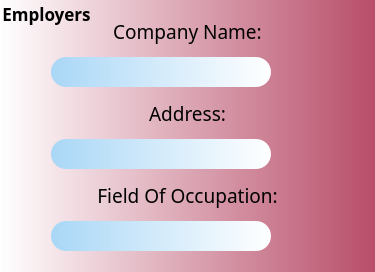
    <widget class="QGroupBox" name="employers_groupBox">
     <property name="font">
      <font>
       <family>Pristina</family>
       <pointsize>13</pointsize>
       <weight>75</weight>
       <italic>false</italic>
       <bold>true</bold>
      </font>
     </property>
     <property name="styleSheet">
      <string notr="true">background-color: qlineargradient(spread:pad, x1:0, y1:0, x2:1, y2:0, stop:0 rgba(255, 255, 255, 255), stop:1 rgba(184, 77, 105, 255));
border-radius:20px;
</string>
     </property>
     <property name="title">
      <string>Employers</string>
     </property>
     <layout class="QGridLayout" name="gridLayout_4">
      <item row="0" column="2">
       <widget class="QLabel" name="companyName_label">
        <property name="minimumSize">
         <size>
          <width>0</width>
          <height>40</height>
         </size>
        </property>
        <property name="maximumSize">
         <size>
          <width>16777215</width>
          <height>40</height>
         </size>
        </property>
        <property name="font">
         <font>
          <family>Pristina</family>
          <pointsize>14</pointsize>
         </font>
        </property>
        <property name="styleSheet">
         <string notr="true">QLabel{
background-color: qlineargradient(spread:pad, x1:0, y1:0, x2:1, y2:1, stop:0 rgba(0, 0, 0, 0), stop:1 rgba(0, 0, 0, 0));
border-radius:20px;
}
QLabel:hover{
background-color: qradialgradient(spread:reflect, cx:0.5, cy:0.5, radius:0.5, fx:0.5, fy:0.5, stop:0 rgba(0, 0, 0, 56), stop:1 rgba(143, 177, 233, 255))
}</string>
        </property>
        <property name="text">
         <string>Company Name:</string>
        </property>
        <property name="alignment">
         <set>Qt::AlignCenter</set>
        </property>
       </widget>
      </item>
      <item row="7" column="2">
       <widget class="QLabel" name="fieldOfOccupation_label">
        <property name="minimumSize">
         <size>
          <width>0</width>
          <height>40</height>
         </size>
        </property>
        <property name="font">
         <font>
          <family>Pristina</family>
          <pointsize>14</pointsize>
         </font>
        </property>
        <property name="styleSheet">
         <string notr="true">QLabel{
background-color: qlineargradient(spread:pad, x1:0, y1:0, x2:1, y2:1, stop:0 rgba(0, 0, 0, 0), stop:1 rgba(0, 0, 0, 0));
border-radius:20px;
}
QLabel:hover{
background-color: qradialgradient(spread:reflect, cx:0.5, cy:0.5, radius:0.5, fx:0.5, fy:0.5, stop:0 rgba(0, 0, 0, 56), stop:1 rgba(143, 177, 233, 255))
}</string>
        </property>
        <property name="text">
         <string>Field Of Occupation:</string>
        </property>
        <property name="alignment">
         <set>Qt::AlignCenter</set>
        </property>
       </widget>
      </item>
      <item row="7" column="4">
       <spacer name="horizontalSpacer">
        <property name="orientation">
         <enum>Qt::Horizontal</enum>
        </property>
        <property name="sizeHint" stdset="0">
         <size>
          <width>40</width>
          <height>20</height>
         </size>
        </property>
       </spacer>
      </item>
      <item row="7" column="3">
       <spacer name="horizontalSpacer_2">
        <property name="orientation">
         <enum>Qt::Horizontal</enum>
        </property>
        <property name="sizeHint" stdset="0">
         <size>
          <width>40</width>
          <height>20</height>
         </size>
        </property>
       </spacer>
      </item>
      <item row="8" column="1" colspan="3">
       <widget class="QComboBox" name="fieldOfOccupation_comboBox">
        <property name="minimumSize">
         <size>
          <width>0</width>
          <height>30</height>
         </size>
        </property>
        <property name="maximumSize">
         <size>
          <width>220</width>
          <height>16777215</height>
         </size>
        </property>
        <property name="font">
         <font>
          <family>NPIEsfahan</family>
          <pointsize>15</pointsize>
         </font>
        </property>
        <property name="styleSheet">
         <string notr="true">QComboBox:hover{
	background-color: qlineargradient(spread:pad, x1:0, y1:0, x2:1, y2:0, stop:0 rgba(143, 177, 233, 255), stop:1 rgba(230, 230, 230, 255));
}
QComboBox{
	border-radius: 15px;
	background-color: qlineargradient(spread:pad, x1:0, y1:0, x2:1, y2:0, stop:0 rgba(169, 215, 246, 255), stop:1 rgba(255, 255, 255, 255));
}
QComboBox:focus {
	background-color: qradialgradient(spread:pad, cx:0.46, cy:0.488, radius:0.694, fx:0.932, fy:0.5, stop:0 rgba(86, 19, 19, 255), stop:1 rgba(255, 255, 255, 255));
                            }
        QComboBox::down-arrow { width: 0px; image: url(:/icon/icon-logo.png);
}
        QComboBox::drop-down { border: none; background:none;
}
        
    QComboBox QAbstractItemView {
    border:0px;
	border-radius: 15px;
	background-color: qlineargradient(spread:pad, x1:0, y1:0, x2:1, y2:0, stop:0 rgba(169, 215, 246, 255), stop:1 rgba(255, 255, 255, 255));    }
        
      
    QComboBox::item {
        min-height: 35px;
        min-width: 50px;
        outline: none;
    }
    QComboBox::item:selected{
        color: black;
        /*background-color: lightgray;*/
    }</string>
        </property>
        <item>
         <property name="text">
          <string/>
         </property>
        </item>
        <item>
         <property name="text">
          <string>Administration</string>
         </property>
        </item>
        <item>
         <property name="text">
          <string>Web Programming</string>
         </property>
        </item>
        <item>
         <property name="text">
          <string>Marketing</string>
         </property>
        </item>
        <item>
         <property name="text">
          <string>Health Service</string>
         </property>
        </item>
        <item>
         <property name="text">
          <string>Consulting</string>
         </property>
        </item>
        <item>
         <property name="text">
          <string>Quality Control</string>
         </property>
        </item>
        <item>
         <property name="text">
          <string>AI</string>
         </property>
        </item>
        <item>
         <property name="text">
          <string>Information Technology</string>
         </property>
        </item>
        <item>
         <property name="text">
          <string>Human Resources</string>
         </property>
        </item>
        <item>
         <property name="text">
          <string>Product Managment</string>
         </property>
        </item>
        <item>
         <property name="text">
          <string>Fiance</string>
         </property>
        </item>
        <item>
         <property name="text">
          <string>Accountancy</string>
         </property>
        </item>
        <item>
         <property name="text">
          <string>Software Programming</string>
         </property>
        </item>
       </widget>
      </item>
      <item row="1" column="1" colspan="3">
       <widget class="QLineEdit" name="companyName_lineEdit">
        <property name="sizePolicy">
         <sizepolicy hsizetype="Preferred" vsizetype="Fixed">
          <horstretch>0</horstretch>
          <verstretch>0</verstretch>
         </sizepolicy>
        </property>
        <property name="minimumSize">
         <size>
          <width>0</width>
          <height>30</height>
         </size>
        </property>
        <property name="maximumSize">
         <size>
          <width>220</width>
          <height>16777215</height>
         </size>
        </property>
        <property name="font">
         <font>
          <family>NPIEsfahan</family>
          <pointsize>15</pointsize>
         </font>
        </property>
        <property name="styleSheet">
         <string notr="true">QLineEdit:hover{
	background-color: qlineargradient(spread:pad, x1:0, y1:0, x2:1, y2:0, stop:0 rgba(143, 177, 233, 255), stop:1 rgba(230, 230, 230, 255));
}
QLineEdit{
	border-radius: 15px;
	background-color: qlineargradient(spread:pad, x1:0, y1:0, x2:1, y2:0, stop:0 rgba(169, 215, 246, 255), stop:1 rgba(255, 255, 255, 255));
}
</string>
        </property>
        <property name="alignment">
         <set>Qt::AlignCenter</set>
        </property>
       </widget>
      </item>
      <item row="4" column="2">
       <widget class="QLabel" name="Address_label">
        <property name="minimumSize">
         <size>
          <width>0</width>
          <height>40</height>
         </size>
        </property>
        <property name="font">
         <font>
          <family>Pristina</family>
          <pointsize>14</pointsize>
         </font>
        </property>
        <property name="styleSheet">
         <string notr="true">QLabel{
background-color: qlineargradient(spread:pad, x1:0, y1:0, x2:1, y2:1, stop:0 rgba(0, 0, 0, 0), stop:1 rgba(0, 0, 0, 0));
border-radius:20px;
}
QLabel:hover{
background-color: qradialgradient(spread:reflect, cx:0.5, cy:0.5, radius:0.5, fx:0.5, fy:0.5, stop:0 rgba(0, 0, 0, 56), stop:1 rgba(143, 177, 233, 255))
}</string>
        </property>
        <property name="text">
         <string>Address:</string>
        </property>
        <property name="alignment">
         <set>Qt::AlignCenter</set>
        </property>
       </widget>
      </item>
      <item row="7" column="0">
       <spacer name="horizontalSpacer_3">
        <property name="orientation">
         <enum>Qt::Horizontal</enum>
        </property>
        <property name="sizeHint" stdset="0">
         <size>
          <width>40</width>
          <height>20</height>
         </size>
        </property>
       </spacer>
      </item>
      <item row="7" column="1">
       <spacer name="horizontalSpacer_4">
        <property name="orientation">
         <enum>Qt::Horizontal</enum>
        </property>
        <property name="sizeHint" stdset="0">
         <size>
          <width>40</width>
          <height>20</height>
         </size>
        </property>
       </spacer>
      </item>
      <item row="6" column="1" colspan="3">
       <widget class="QLineEdit" name="companyAddress_lineEdit">
        <property name="sizePolicy">
         <sizepolicy hsizetype="Preferred" vsizetype="Fixed">
          <horstretch>0</horstretch>
          <verstretch>0</verstretch>
         </sizepolicy>
        </property>
        <property name="minimumSize">
         <size>
          <width>0</width>
          <height>30</height>
         </size>
        </property>
        <property name="maximumSize">
         <size>
          <width>220</width>
          <height>16777215</height>
         </size>
        </property>
        <property name="font">
         <font>
          <family>NPIEsfahan</family>
          <pointsize>15</pointsize>
         </font>
        </property>
        <property name="styleSheet">
         <string notr="true">QLineEdit:hover{
	background-color: qlineargradient(spread:pad, x1:0, y1:0, x2:1, y2:0, stop:0 rgba(143, 177, 233, 255), stop:1 rgba(230, 230, 230, 255));
}
QLineEdit{
	border-radius: 15px;
	background-color: qlineargradient(spread:pad, x1:0, y1:0, x2:1, y2:0, stop:0 rgba(169, 215, 246, 255), stop:1 rgba(255, 255, 255, 255));
}
</string>
        </property>
        <property name="alignment">
         <set>Qt::AlignCenter</set>
        </property>
       </widget>
      </item>
      <item row="9" column="2">
       <spacer name="verticalSpacer_5">
        <property name="orientation">
         <enum>Qt::Vertical</enum>
        </property>
        <property name="sizeType">
         <enum>QSizePolicy::Fixed</enum>
        </property>
        <property name="sizeHint" stdset="0">
         <size>
          <width>15</width>
          <height>10</height>
         </size>
        </property>
       </spacer>
      </item>
     </layout>
    </widget>
